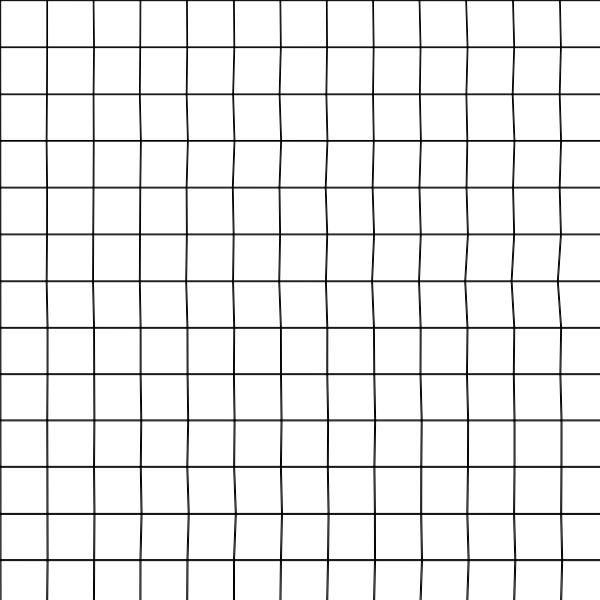
Frame 1 (no input)
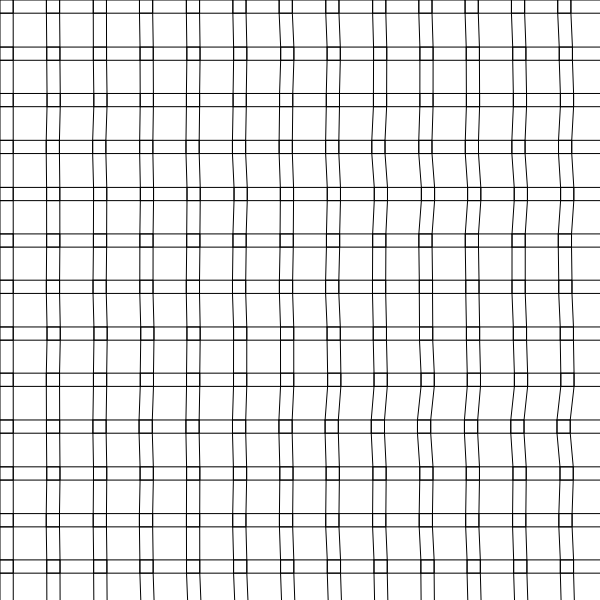
Frame 60 (no input)
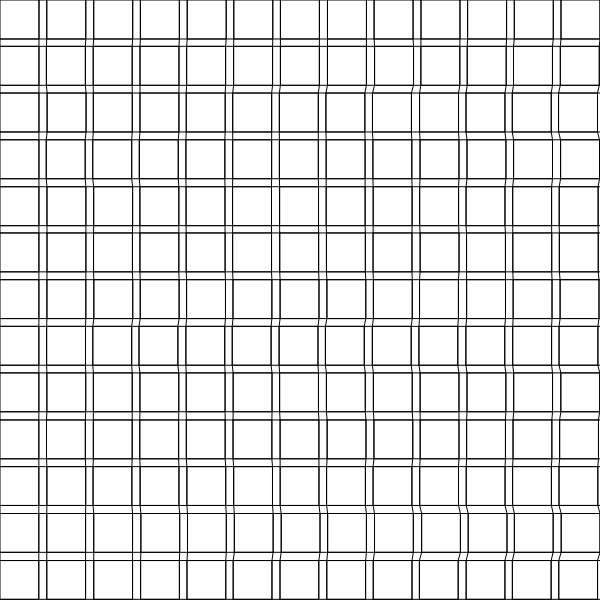
Frame 120 (the mouse pressed at the canvas centre since frame 60)

The p5.js sketch that drew these frames (run headless with seeded random() and noise() and a simulated clock; from frame 60 on, the mouse is pressed at the canvas centre):

// p5.js sketch
// ── sketch.js
// noise-driven cube sizes on a fixed-step grid; cubes slowly grow over time
// (cubeS accumulates each frame). Random jitter on grid spacing.

const noc_x = 14;
const noc_y = 14;
let cubeS = 1;
let offset = 0.01;
let xstep, ystep;

function setup() {
  createCanvas(600, 600);
  noStroke();
  xstep = width / (noc_x - 1);
  ystep = height / (noc_y - 1);
}

function draw() {
  background(255);
  let posX = 0;
  let posY = 0;
  const cubes = [];
  const total = noc_x * noc_y;

  for (let i = 0; i < total; i++) {
    const s = cubeS * noise(offset);
    cubes.push([
      { x: posX, y: posY },
      { x: s + posX, y: posY },
      { x: s + posX, y: s + posY },
      { x: posX, y: s + posY },
    ]);
    offset += 0.0001;
    posX += xstep + random(1);
    if (i % noc_x === noc_x - 1) {
      posY += ystep + random(1);
      posX = 0;
    }
    cubeS += 0.003;
  }

  noFill();
  stroke(0);
  strokeWeight(1);
  for (const c of cubes) {
    beginShape();
    vertex(c[0].x, c[0].y);
    vertex(c[1].x, c[1].y);
    vertex(c[2].x, c[2].y);
    vertex(c[3].x, c[3].y);
    endShape(CLOSE);
  }
  for (let i = 1; i < cubes.length; i++) {
    const ca = cubes[i - 1];
    const cb = cubes[i];
    if (ca[0].y === cb[0].y) {
      beginShape();
      vertex(ca[1].x, ca[1].y);
      vertex(cb[0].x, cb[0].y);
      vertex(cb[3].x, cb[3].y);
      vertex(ca[2].x, ca[2].y);
      endShape(CLOSE);
    }
  }
  for (let i = noc_x; i < cubes.length; i++) {
    const ca = cubes[i - noc_x];
    const cb = cubes[i];
    beginShape();
    vertex(ca[3].x, ca[3].y);
    vertex(ca[2].x, ca[2].y);
    vertex(cb[1].x, cb[1].y);
    vertex(cb[0].x, cb[0].y);
    endShape(CLOSE);
  }
}
